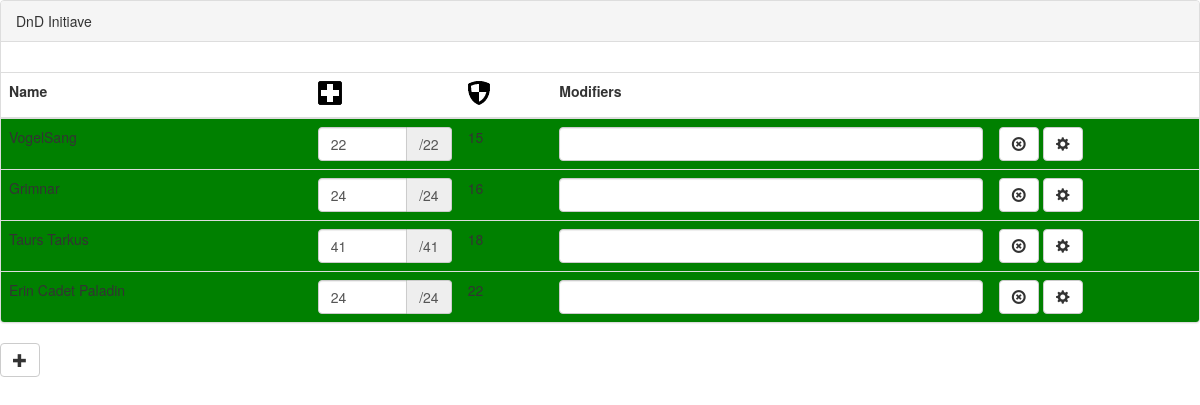
The app's page /, older data.
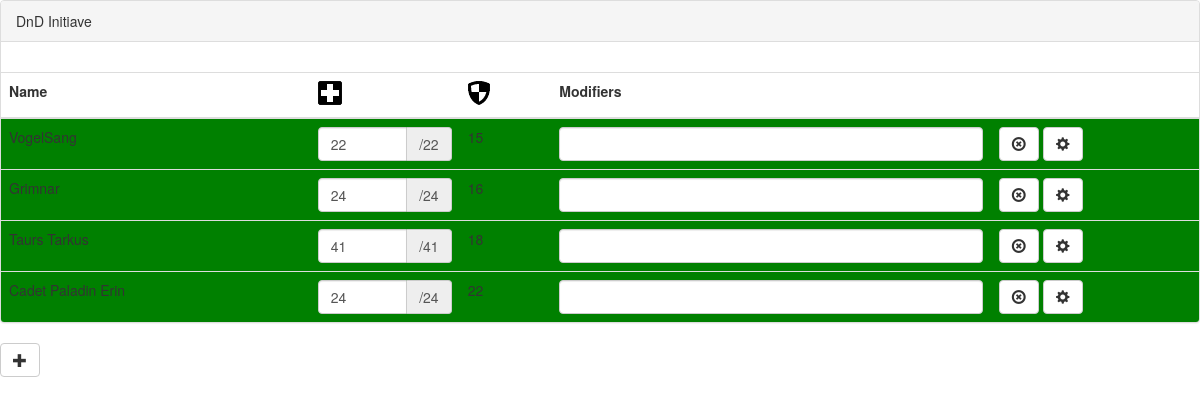
The same page, newer data.
### API/models.py (models this page shows)
class Chars(models.Model):
    name = models.CharField(max_length=200)
    image = models.CharField(max_length=200)
    hp = models.IntegerField()
    ac = models.IntegerField()
    type = models.CharField(max_length=200)

### Display/views.py (the view)
# urls.py: url(r'^$', 'Display.views.initiative', name='home'),
def initiative(request):
    chars = models.Chars.objects.all()
    context = {'chars': chars}
    return render(request, 'initiative.html', context)

### templates/initiative.html (shortened to what this page needs)
{% load static %}
<!DOCTYPE html>
<html>
<head>
    <link rel="stylesheet" href="{% static 'bootstrap-3.2.0-dist/css/bootstrap.css' %}" >
    <link rel="stylesheet" href="{% static 'css/main_style.css' %}" >
    <link href="{% static 'bootstrap-glyphicons-master/css/bootstrap.icon-large.min.css' %}" rel="stylesheet">
</head>
<body>
    <div class="panel panel-default">
    <div class="panel-heading">DnD Initiave</div>
    <div class="panel-body">
    </div>
        <table class="table" id="initiative">
            <tr><th>Name</th><th></th><th><i class="icon-large icon-hospital"></i></th><th><i class="icon-large icon-shield"></i></th><th>Modifiers</th></tr>
            <tbody id="sortable">
                {% for char in chars %}
                    <tr id={{ char.id }} style="background-color:green">
                        <td>{{ char.name }}</td>
                        <td><img style="max-height: 40px;" src='{{ char.image }}' alt=""></td>
                        <td style='width:150px'>
                            <div class="input-group">
                                <input type="text" class="form-control hp" value = {{ char.hp }} data-hp= {{ char.hp }}>
                                <span class="input-group-addon">/{{ char.hp }}</span>
                            </div>
                        </td>
                        <td>{{ char.ac }}</td>
                        <td><input type="text" class="form-control"></td>
                        <td>
                            <button type="button" class="btn btn-default delete" title="Delete This Person">
                                <span class="glyphicon glyphicon-remove-circle"></span>
                            </button>
                            <button type="button" class="btn btn-default edit" title="Edit This Person">
                                <span class="glyphicon glyphicon-cog"></span>
                            </button>
                        </td>
                    </tr>
                {% endfor %}
            </tbody>
        </table>
    </div>
    <div>
        <button type="button" class="btn btn-default" id="add-new">
            <span class="glyphicon glyphicon-plus"></span>
        </button>
    </div>
</body>
</html>

Row changes from the older to the newer data that the page shows:
changed Chars: name "Erin Cadet Paladin" → "Cadet Paladin Erin"
